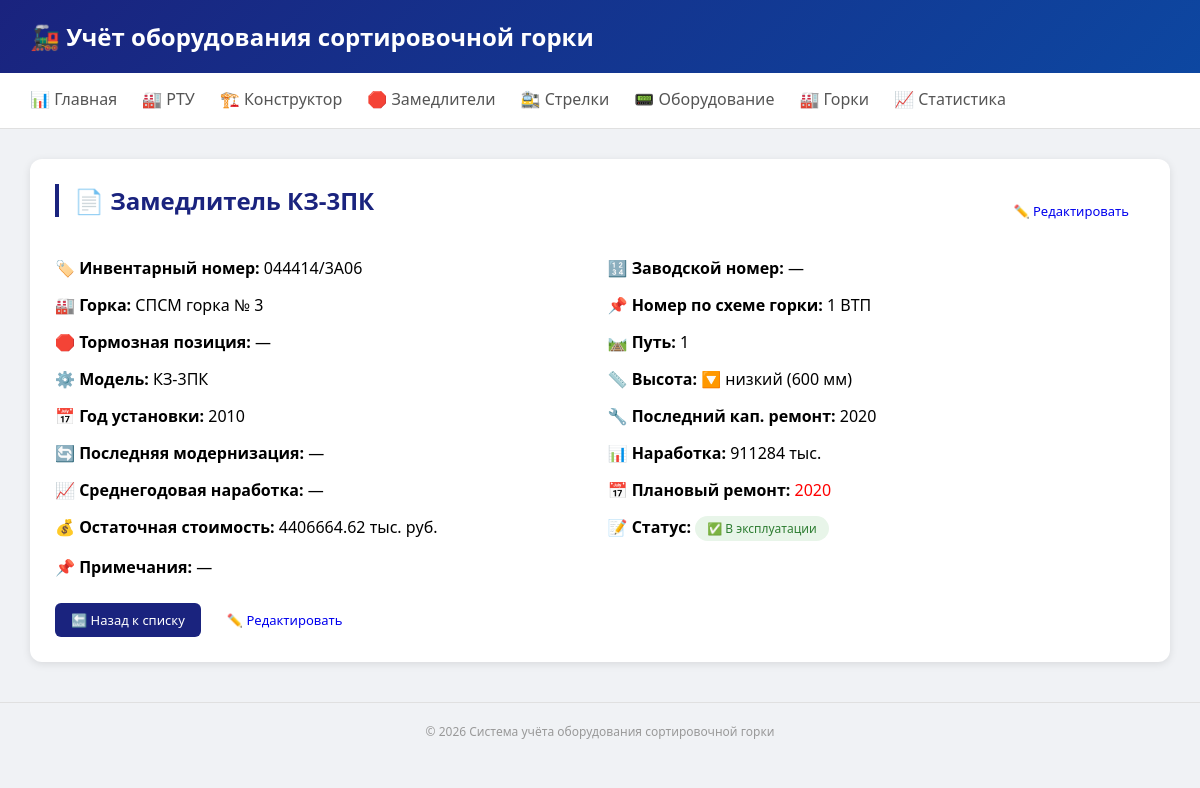
Page /retarders/1 on the committed database.
### tables this page shows
CREATE TABLE retarders (
        id INTEGER PRIMARY KEY AUTOINCREMENT,
        device_id INTEGER NOT NULL UNIQUE,
        
        model TEXT,
        height_mm INTEGER,
        tor_position TEXT,
        way TEXT,
        install_year INTEGER,
        last_repair_year INTEGER,
        last_modernization_year INTEGER,
        total_operations INTEGER,
        avg_usage INTEGER,
        planned_repair_year INTEGER,
        residual_value REAL,
        
        FOREIGN KEY (device_id) REFERENCES devices(id)
    );

CREATE TABLE devices (
        id INTEGER PRIMARY KEY AUTOINCREMENT,
        equipment_type_id INTEGER NOT NULL,
        park_id INTEGER,
        track_section_id INTEGER,
        brake_position_id INTEGER,
        
        model TEXT,
        inv_number TEXT UNIQUE,
        serial_number TEXT,
        
        location_detail TEXT,
        mount_date DATE,
        
        params TEXT,
        
        manufacture_date DATE,
        install_date DATE,
        last_check_date DATE,
        
        status TEXT DEFAULT 'active',
        notes TEXT, rtu_batch_id INTEGER, manufacturer TEXT, passport_data TEXT, height_mm INTEGER, network_number TEXT, be TEXT DEFAULT "5067", os6_name TEXT, os6_install_year INTEGER, os6_last_repair INTEGER, os6_last_modernization INTEGER,
        
        FOREIGN KEY (equipment_type_id) REFERENCES equipment_types(id),
        FOREIGN KEY (park_id) REFERENCES parks(id),
        FOREIGN KEY (track_section_id) REFERENCES track_sections(id),
        FOREIGN KEY (brake_position_id) REFERENCES brake_positions(id)
    );

CREATE TABLE parks (
        id INTEGER PRIMARY KEY AUTOINCREMENT,
        name TEXT NOT NULL,
        station TEXT,
        class INTEGER,
        num_tracks INTEGER,
        num_bundles INTEGER,
        control_system TEXT,
        description TEXT
    );

### routers/retarders.py (the view)
@router.get("/{retarder_id}", response_class=HTMLResponse)
async def retarder_detail(request: Request, retarder_id: int):
    retarder = get_retarder_by_id(retarder_id)
    if not retarder:
        raise HTTPException(status_code=404, detail="Замедлитель не найден")
    return templates.TemplateResponse("retarder_detail.html", {
        "request": request, "retarder": retarder
    })

### templates/retarder_detail.html (shortened to what this page needs)
{% extends "base.html" %}
{% block content %}
<div class="card">
    <div style="display: flex; justify-content: space-between; align-items: center;">
        <h2>📄 Замедлитель {{ retarder.model }}</h2>
        <a href="/retarder/{{ retarder.id }}/edit" class="btn btn-edit">✏️ Редактировать</a>
    </div>
    <div style="display: grid; grid-template-columns: repeat(2, 1fr); gap: 15px; margin-top: 20px;">
        <div><strong>🏷️ Инвентарный номер:</strong> {{ retarder.inv_number or '—' }}</div>
        <div><strong>🔢 Заводской номер:</strong> {{ retarder.serial_number or '—' }}</div>
        <div><strong>🏭 Горка:</strong> {{ retarder.park_name }}</div>
        <div><strong>📌 Номер по схеме горки:</strong> {{ retarder.tor_position or '—' }}</div>
        <div><strong>🛑 Тормозная позиция:</strong>
            {% if retarder.position_number %}
            {{ retarder.position_number }} ({{ retarder.position_type }})
            {% else %}—{% endif %}
        </div>
        <div><strong>🛤️ Путь:</strong> {{ retarder.way or '—' }}</div>
        <div><strong>⚙️ Модель:</strong> {{ retarder.model }}</div>
        <div><strong>📏 Высота:</strong>
            {% if retarder.height_mm %}
                {% if retarder.height_mm <= 600 %}🔽 низкий
                {% elif retarder.height_mm <= 900 %}➡️ средний
                {% else %}🔼 высокий{% endif %} ({{ retarder.height_mm }} мм)
            {% else %}—{% endif %}
        </div>
        <div><strong>📅 Год установки:</strong> {{ retarder.install_year or '—' }}</div>
        <div><strong>🔧 Последний кап. ремонт:</strong> {{ retarder.last_repair_year or '—' }}</div>
        <div><strong>🔄 Последняя модернизация:</strong> {{ retarder.last_modernization_year or '—' }}</div>
        <div><strong>📊 Наработка:</strong> {{ (retarder.total_operations|string + ' тыс.') if retarder.total_operations else '—' }}</div>
        <div><strong>📈 Среднегодовая наработка:</strong> {{ (retarder.avg_usage|string + ' тыс.') if retarder.avg_usage else '—' }}</div>
        <div><strong>📅 Плановый ремонт:</strong>
            <span style="color: {% if retarder.planned_repair_year and retarder.planned_repair_year < 2025 %}red{% else %}green{% endif %}">
                {{ retarder.planned_repair_year or '—' }}
            </span>
        </div>
        <div><strong>💰 Остаточная стоимость:</strong> {{ (retarder.residual_value|string + ' тыс. руб.') if retarder.residual_value else '—' }}</div>
        <div><strong>📝 Статус:</strong>
            <span class="badge badge-{{ retarder.status }}">
                {% if retarder.status == 'active' %}✅ В эксплуатации
                {% elif retarder.status == 'reserve' %}📦 В запасе
                {% else %}❌ Списан{% endif %}
            </span>
        </div>
        <div><strong>📌 Примечания:</strong> {{ retarder.notes or '—' }}</div>
    </div>
    <div style="margin-top: 25px; display: flex; gap: 10px;">
        <a href="/retarders" class="btn btn-primary">🔙 Назад к списку</a>
        <a href="/retarder/{{ retarder.id }}/edit" class="btn btn-edit">✏️ Редактировать</a>
    </div>
</div>
{% endblock %}

### templates/base.html (style rules this page uses)
* { margin: 0; padding: 0; box-sizing: border-box; }
body { font-family: 'Segoe UI', Tahoma, Geneva, Verdana, sans-serif; background: #f0f2f5; }
.card { background: white; border-radius: 12px; box-shadow: 0 2px 8px rgba(0,0,0,0.1); padding: 25px; margin-bottom: 25px; }
.card h2 { color: #1a237e; margin-bottom: 20px; border-left: 4px solid #1a237e; padding-left: 15px; }
.badge { display: inline-block; padding: 4px 12px; border-radius: 20px; font-size: 12px; font-weight: 500; }
.badge-active { background: #e8f5e9; color: #2e7d32; }
.btn { display: inline-block; padding: 8px 16px; border-radius: 6px; text-decoration: none; font-size: 13px; font-weight: 500; }
.btn-primary { background: #1a237e; color: white; }

### rows in the picture
retarders: model "КЗ-3ПК", tor_position "1 ВТП", height_mm "600", install_year "2010", last_repair_year "2020", total_operations "911284 тыс.", planned_repair_year "2020", residual_value "4406664.62 тыс. руб."
devices: inv_number "044414/3А06"
parks: park_name "СПСМ горка № 3"

### other values in the picture
{{ retarder.serial_number or '—' }} "—"
{{ retarder.way or '—' }} "1"
{{ retarder.last_modernization_year or '—' }} "—"
{{ (retarder.avg_usage|string + ' тыс.') if retarder.avg_usage else '—' }} "—"
{{ retarder.notes or '—' }} "—"
